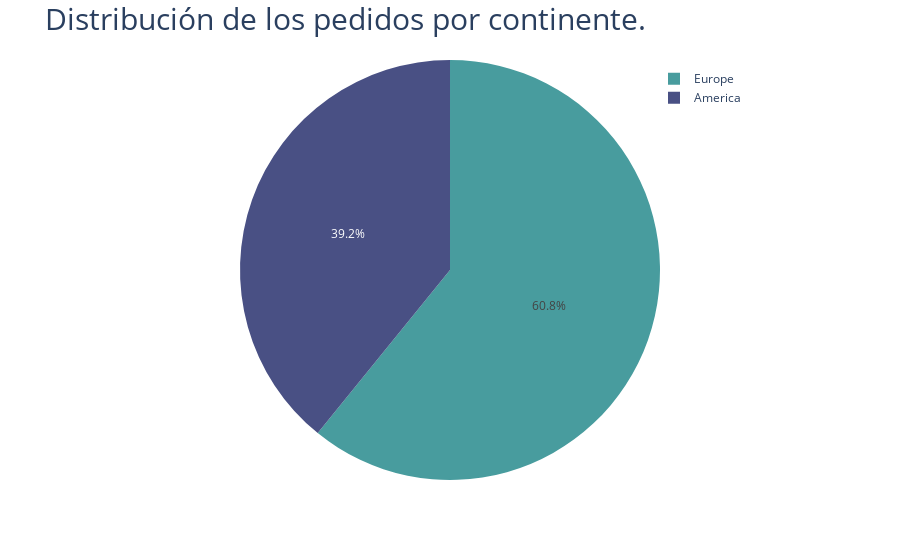

Source (notebook cell):
### Code cell
fig = px.pie(ventas_continente, values = 'pedidos', names = 'continent', color = ['America','Europe'],
             color_discrete_map = {'Europe':'#489C9E','America':'#495084'})
fig.update_layout(title = dict(text = "Distribución de los pedidos por continente.",
															 font = dict(size = 30),
															 ),
							    legend = dict(yanchor = "top",
														    y = 0.99,
														    xanchor = "right",
														    x = 0.9))


fig.show()

### Figure 1 — Plotly figure (JSON) as saved in the notebook; plotly's stock layout.template omitted (floating-point values rounded to 4 significant figures)
{"data": [{"customdata": [["America"], ["Europe"]], "domain": {"x": [0, 1], "y": [0, 1]}, "hovertemplate": "continent=%{label}<br>pedidos=%{value}<br>color=%{customdata[0]}<extra></extra>", "labels": ["America", "Europe"], "legendgroup": "", "marker": {"colors": ["#495084", "#489C9E"]}, "name": "", "showlegend": true, "type": "pie", "values": [325, 505]}], "layout": {"legend": {"tracegroupgap": 0, "x": 0.9, "xanchor": "right", "y": 0.99, "yanchor": "top"}, "margin": {"t": 60}, "title": {"font": {"size": 30}, "text": "Distribución de los pedidos por continente."}}}
